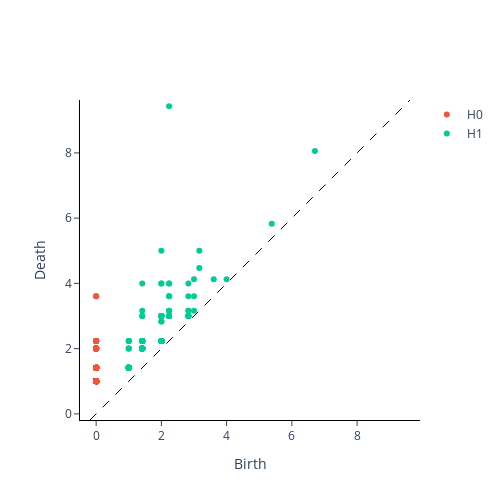

The notebook cell saved with this chart:
### Code cell
from gtda.homology import VietorisRipsPersistence
VR = VietorisRipsPersistence(n_jobs=-1)
PtCloudPers1 = VR.fit_transform(xypts1)
VR.plot(PtCloudPers1,0)

### Figure 1 — Plotly figure (JSON) as saved in the notebook; plotly's stock layout.template omitted (floating-point values rounded to 4 significant figures; data arrays with more than 128 entries replaced by an {"elided": "..."} marker saying what was removed)
{"data": [{"hoverinfo": "none", "line": {"color": "black", "dash": "dash", "width": 1}, "mode": "lines", "showlegend": false, "type": "scatter", "x": [-0.1887, 9.623], "y": [-0.1887, 9.623]}, {"hoverinfo": "text", "hovertext": {"elided": "710 str values"}, "mode": "markers", "name": "H0", "type": "scatter", "x": {"elided": "710 int values"}, "y": {"elided": "710 float values"}}, {"hoverinfo": "text", "hovertext": {"elided": "227 str values"}, "mode": "markers", "name": "H1", "type": "scatter", "x": {"elided": "227 float values"}, "y": {"elided": "227 float values"}}], "layout": {"height": 500, "plot_bgcolor": "white", "width": 500, "xaxis": {"autorange": false, "exponentformat": "e", "linecolor": "black", "linewidth": 1, "mirror": false, "range": [-0.1887, 9.623], "showexponent": "all", "showline": true, "side": "bottom", "ticks": "outside", "title": {"text": "Birth"}, "type": "linear", "zeroline": true}, "yaxis": {"autorange": false, "exponentformat": "e", "linecolor": "black", "linewidth": 1, "mirror": false, "range": [-0.1887, 9.623], "scaleanchor": "x", "scaleratio": 1, "showexponent": "all", "showline": true, "side": "left", "ticks": "outside", "title": {"text": "Death"}, "type": "linear", "zeroline": true}}}
